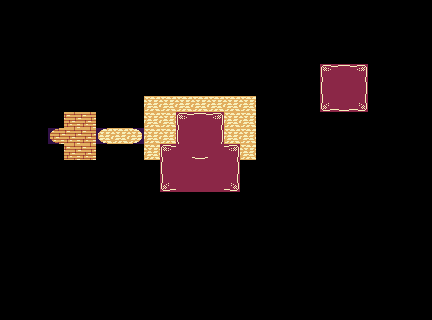

A 2D game scene composited from a Tiled map and its tileset images. What follows is a short description and the map's XML, with every tile layer's data as written:
An orthogonal 27x20 tile map with 16x16 px tiles, 1 tile layer (Tile Layer 1).

<map version="1.10" tiledversion="1.10.2" orientation="orthogonal" renderorder="right-down" width="27" height="20" tilewidth="16" tileheight="16" infinite="0" nextlayerid="2" nextobjectid="1">
 <tileset firstgid="1" source="spritesheet.tsx" />
 <layer id="1" name="Tile Layer 1" width="27" height="20">
  <data encoding="csv">
0,0,0,0,0,0,0,0,0,0,0,0,0,0,0,0,0,0,0,0,0,0,0,0,0,0,0,
0,0,0,0,0,0,0,0,0,0,0,0,0,0,0,0,0,0,0,0,0,0,0,0,0,0,0,
0,0,0,0,0,0,0,0,0,0,0,0,0,0,0,0,0,0,0,0,0,0,0,0,0,0,0,
0,0,0,0,0,0,0,0,0,0,0,0,0,0,0,0,0,0,0,0,0,0,0,0,0,0,0,
0,0,0,0,0,0,0,0,0,0,0,0,0,0,0,0,0,0,0,0,302,303,304,0,0,0,0,
0,0,0,0,0,0,0,0,0,0,0,0,0,0,0,0,0,0,0,0,341,342,343,0,0,0,0,
0,0,0,0,0,0,0,0,0,457,457,457,457,457,457,457,0,0,0,0,380,381,382,0,0,0,0,
0,0,0,0,67,67,0,222,222,457,457,302,303,304,457,457,0,0,0,0,0,0,0,0,0,0,0,
0,0,0,66,67,67,456,457,458,457,457,341,342,343,457,457,0,0,0,0,0,0,0,0,0,0,0,
0,0,0,0,67,67,0,0,0,457,302,342,381,342,304,457,0,0,0,0,0,0,0,0,0,0,0,
0,0,0,0,0,0,0,0,0,0,341,342,342,342,343,0,0,0,0,0,0,0,0,0,0,0,0,
0,0,0,0,0,0,0,0,0,0,380,342,342,342,382,0,0,0,0,0,0,0,0,0,0,0,0,
0,0,0,0,0,0,0,0,0,0,0,0,0,0,0,0,0,0,0,0,0,0,0,0,0,0,0,
0,0,0,0,0,0,0,0,0,0,0,0,0,0,0,0,0,0,0,0,0,0,0,0,0,0,0,
0,0,0,0,0,0,0,0,0,0,0,0,0,0,0,0,0,0,0,0,0,0,0,0,0,0,0,
0,0,0,0,0,0,0,0,0,0,0,0,0,0,0,0,0,0,0,0,0,0,0,0,0,0,0,
0,0,0,0,0,0,0,0,0,0,0,0,0,0,0,0,0,0,0,0,0,0,0,0,0,0,0,
0,0,0,0,0,0,0,0,0,0,0,0,0,0,0,0,0,0,0,0,0,0,0,0,0,0,0,
0,0,0,0,0,0,0,0,0,0,0,0,0,0,0,0,0,0,0,0,0,0,0,0,0,0,0,
0,0,0,0,0,0,0,0,0,0,0,0,0,0,0,0,0,0,0,0,0,0,0,0,0,0,0
</data>
 </layer>
</map>
